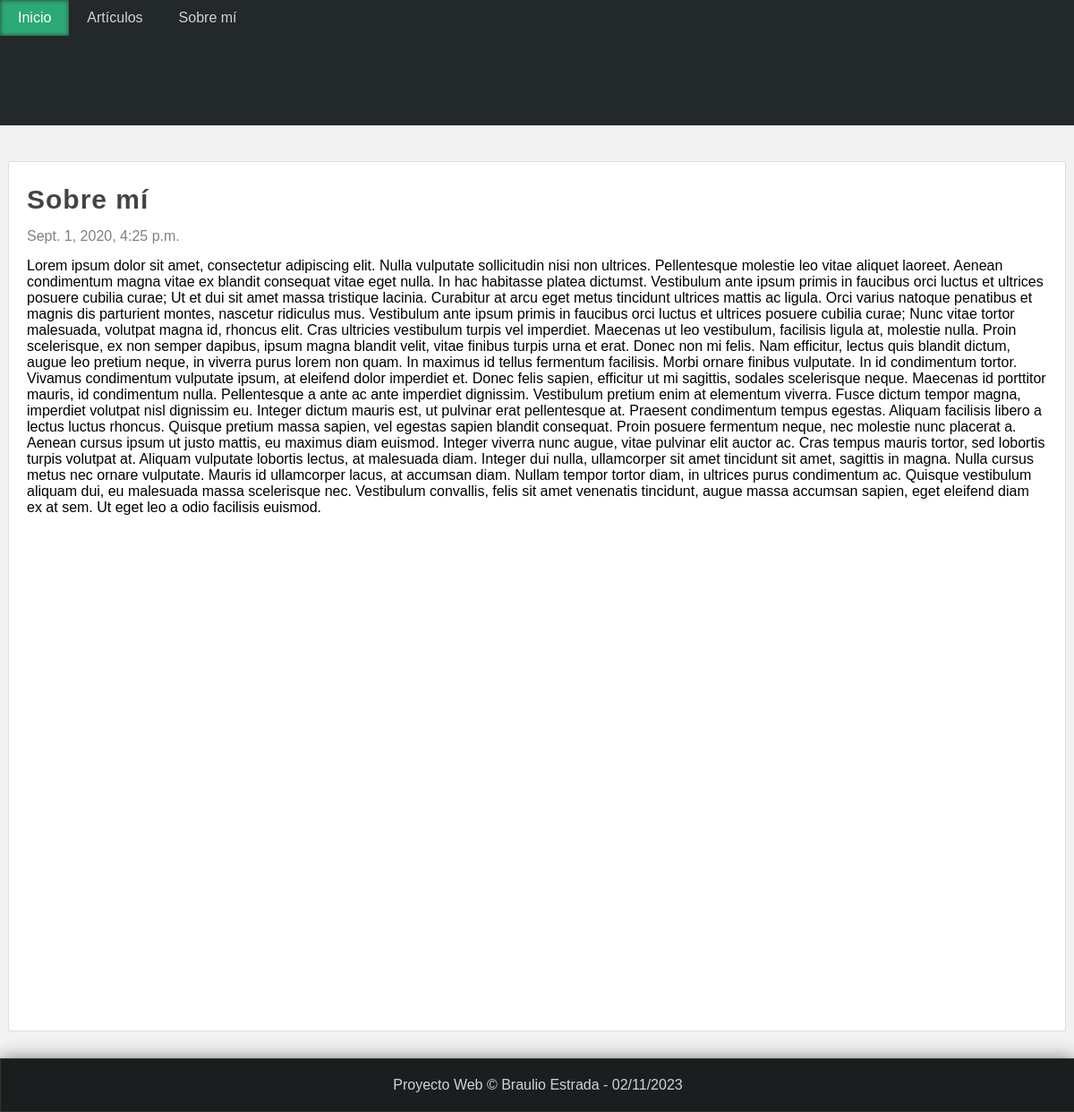
Page /pagina/sobre-mi on the committed database.
### pages/models.py (models this page shows, shortened)
class Page(models.Model):
    title = models.CharField(max_length=50, verbose_name = "Título")
    content = RichTextField(verbose_name = "Contenido")
    slug = models.CharField(unique = True, max_length=150, verbose_name = "URL")
    order = models.IntegerField(default=0, verbose_name="Orden")
    visible = models.BooleanField(verbose_name = "Público")
    created_at = models.DateTimeField(auto_now_add = True, verbose_name = "Creado:")
    updated_at = models.DateTimeField(auto_now_add = True, verbose_name = "Actualizado:")
    class Meta:
        verbose_name = "Página"
        verbose_name_plural = "Páginas"

### pages/views.py (the view)
# urls.py: path('pagina/<str:slug>', views.page, name= "page")
def page(request,slug):
    page = Page.objects.get(slug=slug)
    return render(request,"pages/page.html",{
        "page":page
    })

### blog/processor.py (called while the page is built)
def get_categories(request):
    categories_in_use = Article.objects.filter(public=True).values_list('categories',flat = True)
    categories = Category.objects.filter(id__in = categories_in_use).values_list('id','name')
    return {
        'categories':categories,
        'ids':categories_in_use
    }

### pages/context_processors.py (called while the page is built)
def get_pages(request):
    pages = Page.objects.filter(visible=True).order_by('order').values_list('id','title','slug')
    return {
        'pages':pages
    }

### pages/templates/pages/page.html (shortened to what this page needs)
{% extends 'layouts/layout.html' %}
{% block content %}
    <h1 class="title">{{page.title}}</h1>
    <span class="date">{{page.created_at}}</span>
    <p class="content">
        {{page.content|safe}}
    </p>
{% endblock %}

### mainapp/templates/layouts/layout.html (shortened to what this page needs)
{% load static %}
<!DOCTYPE html>
<html lang="es">
  <head>
    <link
      rel="stylesheet"
      type="text/css"
      href="{% static 'css/styles.css' %}"
    />
  </head>
  <body>
    <header>
      <nav>
        <ul>
          <li>
            <a href="{% url 'index'%}">Inicio</a>
          </li>
          <li>
            <a href="{% url 'list_articles' %}">Artículos</a>
          </li>
          {% for page in pages %}
          <li>
            <a href="{% url 'page' page.2 %}">{{page.1}}</a>
          </li>
          {% endfor %}
        </ul>
      </nav>
    </header>
    <div id="content">
      <div class="box">
        {% block content %}{% endblock %}
      </div>
    </div>
    <footer>Proyecto Web &copy; Braulio Estrada - {% now "d/m/Y" %}</footer>
  </body>
</html>

### mainapp/static/css/styles.css (style rules this page uses)
* { margin: 0; padding: 0; font-family: sans-serif, Arial, Helvetica; text-decoration: none; }
.box p, .box h2, .box h3, .box ul { margin-top: 10px; margin-bottom: 10px; }
body { background-color: #f2f2f2; }
header { width: 100vw; height: 140px; background-color: #23282b; margin: 0 auto; }
nav > ul { list-style: none; text-decoration: none; }
nav > ul > li { line-height: 40px; float: left; }
nav > ul > li > a { display: block; padding-left: 20px; padding-right: 20px; color: #d1d4d6; }
#content { width: 100%; min-height: 930px; margin: 0 auto; margin-bottom: 30px; margin-top: 40px; }
.box { background: white; width: 95%; min-height: 930px; padding: 20px; border: 1px solid #ddd; border-radius: 2px; margin: 0 auto; }
.title { color: #444; letter-spacing: 1px; font-size: 30px; margin-bottom: 10px; margin-top: 5px; }
.date { display: block; margin-top: 15px; margin-bottom: 15px; color: gray; }
.content { line-height: 25px; }
footer { width: 100%; background-color: #1b1e1f; border: 1px solid #333; color: #d1d4d6; text-align: center; margin: 0 auto; padding-top: 20px; padding-bottom: 20px; box-shadow: 0px 0px 20px gray; }

### rows in the picture
Page: title "Sobre mí", created_at "Sept. 1, 2020, 4:25 p.m.", content "Lorem ipsum dolor sit amet, consectetur adipiscing elit. Nulla vulputate sollicitudin nisi non ultrices. Pellentesque molestie leo vitae aliquet laoreet. Aenean condimentum magna vitae ex blandit consequat vitae eget nulla. In hac habitasse platea dictumst. Vestibulum ante ipsum primis in faucibus orci luctus et ultrices posuere cubilia curae; Ut et dui sit amet massa tristique lacinia. Curabitur at arcu eget metus tincidunt ultrices mattis ac ligula. Orci varius natoque penatibus et magnis dis parturient montes, nascetur ridiculus mus. Vestibulum ante ipsum primis in faucibus orci luctus et ultrices posuere cubilia curae; Nunc vitae tortor malesuada, volutpat magna id, rhoncus elit. Cras…"
